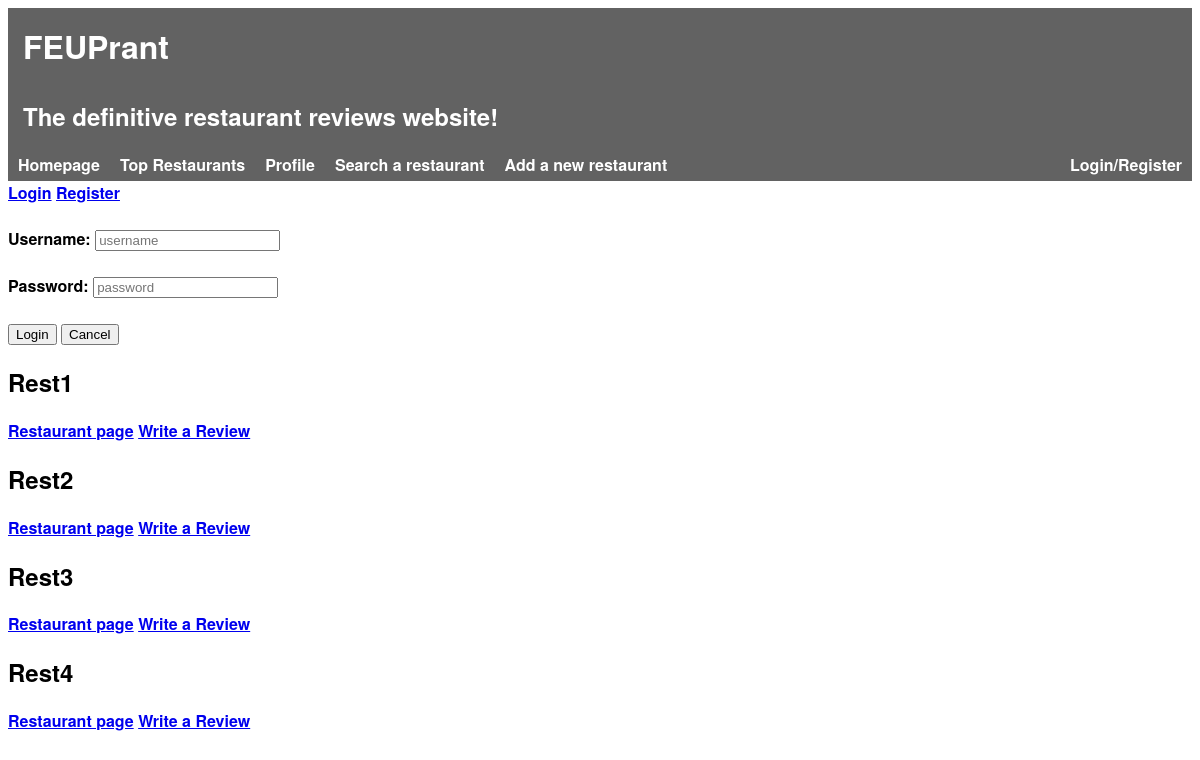
The app's page /pages/homepage.php, older data.
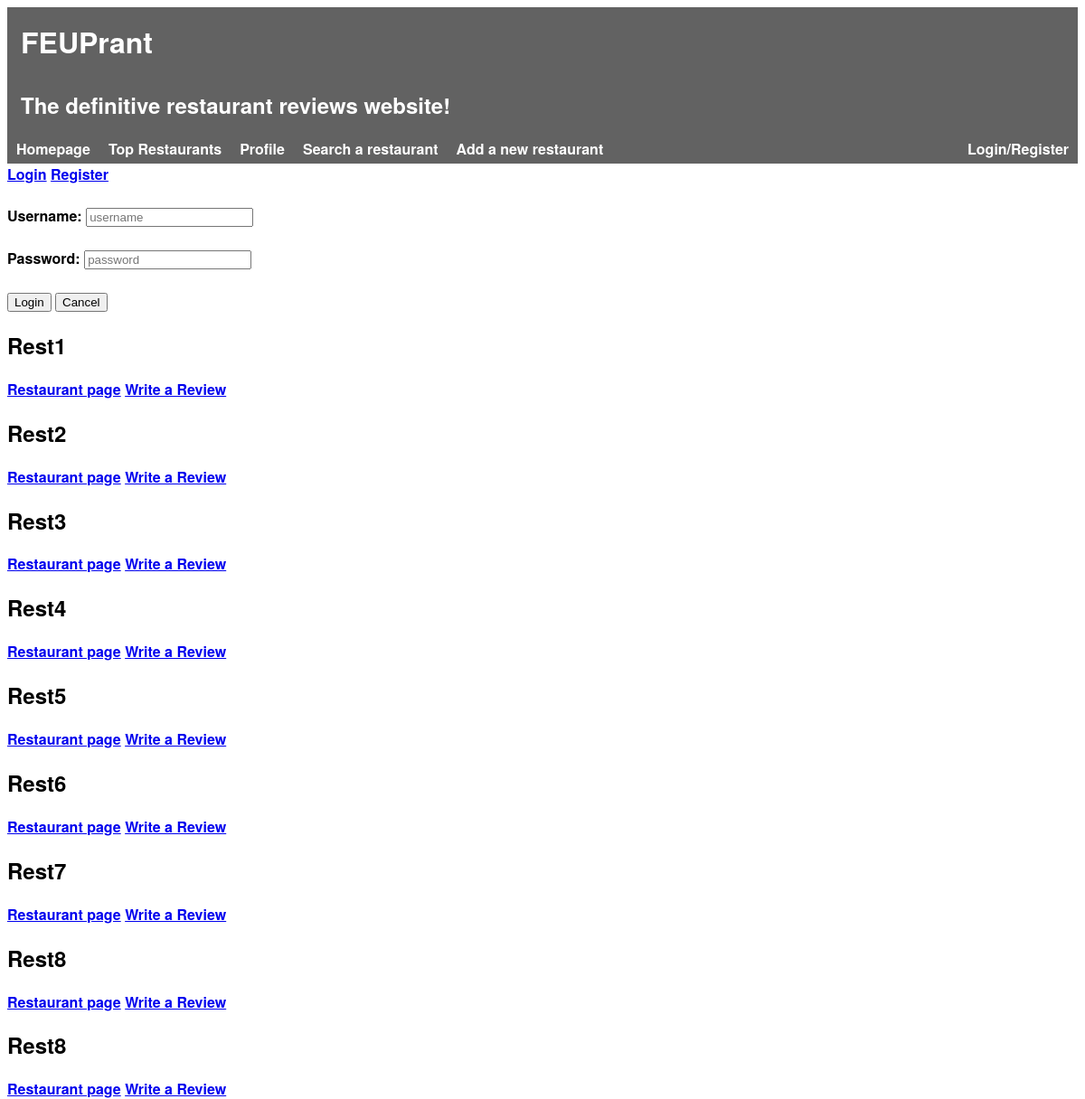
The same page, newer data.
### tables this page shows
CREATE TABLE Restaurant(
    idRestaurant        INTEGER PRIMARY KEY AUTOINCREMENT,
    name                STRING NOT NULL,
    description         STRING NOT NULL,
    score               FLOAT NOT NULL,

    idOwner             INTEGER REFERENCES Owner(idOwner),
    idRestaurantInfo    INTEGER REFERENCES RestaurantInfo(idRestaurantInfo)
);

### pages/homepage.php (called while the page is built, shortened)
<?php
    include_once('../database/connection.php');
    include_once('../database/db_restaurants.php');
    try {
        $restaurants = getAllRestaurants();
    } catch(PDOException $e) {
        die($e->getMessage());
    }
    include_once('../templates/header.php');
    include_once('../templates/restaurants.php');
?>

### database/db_restaurants.php (called while the page is built, shortened)
<?php
function getAllRestaurants() {
    global $db;
    $stmt = $db->prepare('SELECT * FROM Restaurant');
    $stmt->execute();
    return $stmt->fetchAll();
}
?>

### templates/restaurants.php (the view, shortened to what this page needs)
<section id="restaurants">
    <?php foreach($_SESSION['restaurants'] as $restaurant) { ?>
    <article>
        <h2><?= $restaurant['name'] ?></h2>
        <a href="../templates/restaurant.php?idRestaurant=<?=$restaurant['idRestaurant']?>">Restaurant page</a>
        <a href="write_review?idRestaurant=<?=$restaurant['idRestaurant']?>">Write a Review</a>
    </article>
    <?php } ?>
</section>

### templates/header.php (shortened to what this page needs)
<!DOCTYPE html>
<html>
    <head>
		<link rel="stylesheet" href="../css/header.css">
    </head>
    <body>
        <div id="header">
            <h1>FEUPrant</h1>
            <h2>The definitive restaurant reviews website!</h2>
        </div>
        <div id="nav-btns">
            <ul>
                <li><a href="../pages/homepage.php">Homepage</a></li>
                <li><a href="../pages/top_restaurants.php">Top Restaurants</a></li>
                <li><a href="myprofile.php">Profile</a></li>
                <li><a href="../pages/search_restaurant.php">Search a restaurant</a></li>
                <li><a href="../pages/add_restaurant.php">Add a new restaurant</a></li>
                <div id="user-info"><a href="#"><?php echo(isset($username) ? $username : 'Login/Register') ?></a></div>
            </ul>
        </div>
        <div id="user-info-content"><?php include_once('login_box.php'); ?></div>

### templates/login_box.php (shortened to what this page needs)
<div class="login-box">
    <a href="#" class="login-link">Login</a>
    <a href="#" class="register-link">Register</a>
    <div class="login-component">
        <?php
            include_once("login_component.php");
        ?>
    </div>
</div>

### templates/login_component.php
<form action="action_login.php" method="post">
    <br>
	Username: <input type="text" name="username" placeholder="username">
    <br>
	<br>
    Password: <input type="password" name="password" placeholder="password">
    <br>
	<br>
    <input type="submit" name="login_btn" value="Login">
    <input type="submit" name="cancel_btn" value="Cancel">
</form>

### css/header.css (style rules this page uses)
html { font-family: 'Helvetica Neue', sans-serif; font-weight: bold; height: 100%; }
#header { background-color: #626262; color: white; padding: 0; }
#header h1, #header h2 { padding: 15px; margin: 0; }
#nav-btns ul { background-color: #626262; list-style-type: none; padding: 0; margin: 0; overflow: hidden; }
#nav-btns li, #back_btn { float: left; background: none; padding: 0; }
#nav-btns a, #back_btn { text-align: center; display: block; padding: 5px 10px; color: white; text-decoration: none; }
#user-info a { float: right; }

Row changes from the older to the newer data that the page shows:
added restaurant: name "Rest5"
added restaurant: name "Rest6"
added restaurant: name "Rest7"
added restaurant: name "Rest8"
added restaurant: name "Rest8"
